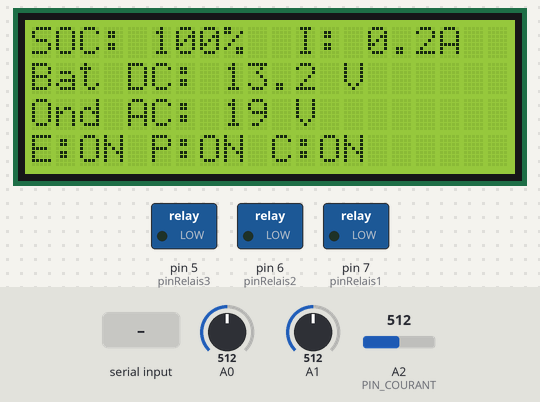
A sketch run on a simulated Arduino Mega 2560, built with avr-gcc and run on an emulated ATmega2560. Parts: 20×4 character LCD, switched loads named in the sketch (green lamp = pin HIGH). Inputs (shaded band) come from the test bench; at power-on: A0 = 512, A1 = 512, A2 (PIN_COURANT) = 512.

Above: at 1.2 s.
1.3 s: A0 set to 375
At 2.17 s:
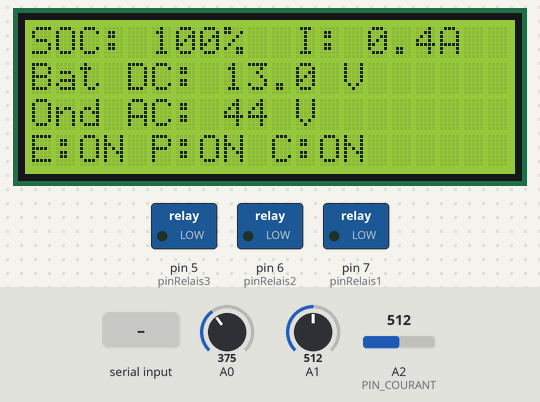
3.8 s: A0 set to 347
At 4.85 s:
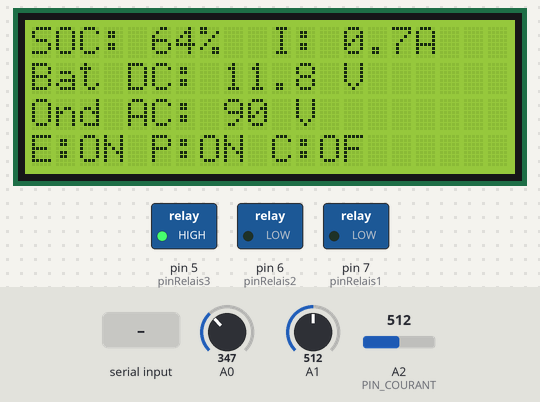
6.8 s: A0 set to 498
At 7.53 s:
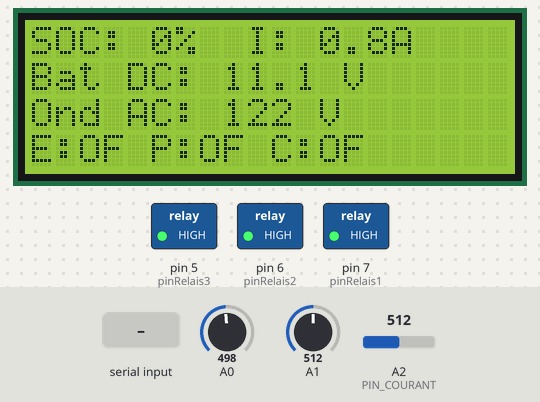
9.2 s: A0 set to 526
At 10.22 s:
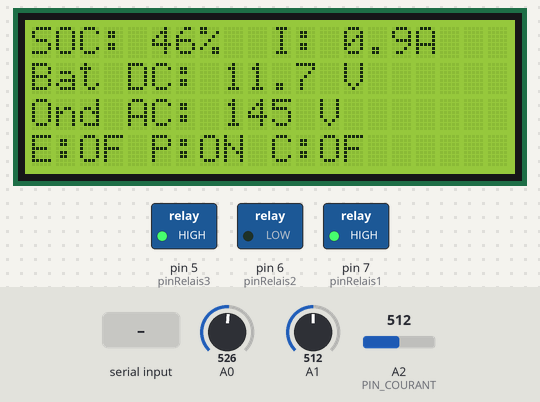
12.2 s: "R2:\n" received over the second serial link
At 12.9 s:
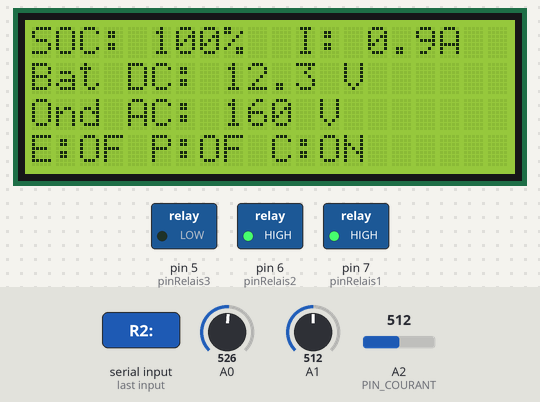
15.2 s: "AUTO\n" received over the second serial link
At 15.98 s:
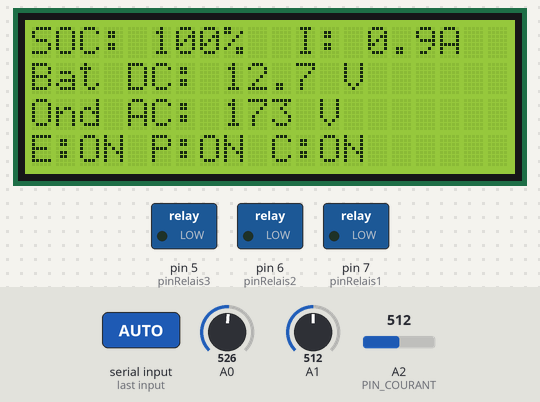
Timing chart, 0 to 18.2 s (numbered marks = the images above; inputs shaded):
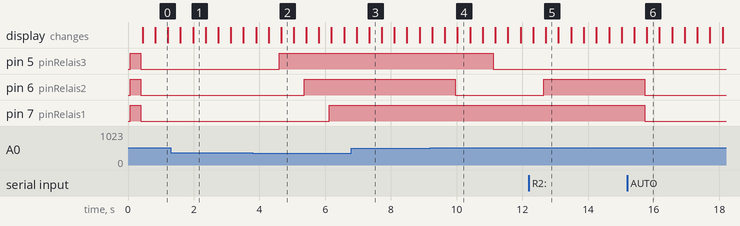

Measured:
- the behaviour switches between 359 and 358 on A0 (found by bisection; images 1 and 2)
- the behaviour switches between 507 and 508 on A0 (found by bisection; images 3 and 4)
- after the input at 3.8 s, pin 5 (pinRelais3): LOW → HIGH after 0.80 s instead of 1.2 s; pin 6 (pinRelais2): LOW → HIGH after 1.6 s instead of 1.9 s; pin 7 (pinRelais1): LOW → HIGH after 2.3 s
- after the input at 9.2 s, pin 5 (pinRelais3): HIGH → LOW after 1.9 s; pin 6 (pinRelais2): HIGH → LOW after 0.76 s instead of 1.1 s
- after the input at 12.2 s, pin 6 (pinRelais2): LOW → HIGH after 0.45 s; the display: first differs from a run without the input after 0.52 s (image 5)
- after the input at 15.2 s, pin 6 (pinRelais2), pin 7 (pinRelais1): HIGH → LOW after 0.53 s; the display: first differs from a run without the input after 0.58 s (image 6)

The sketch:

arduino.ino
```cpp
#include <Wire.h>
#include <LiquidCrystal_I2C.h>

LiquidCrystal_I2C lcd(0x27, 20, 4);

#define A0_OFFSET      0.25
#define A0_FACTEUR     5.88
#define AC_CALIBRATION 0.85
#define OFFSET_CENTRE  280

// NOUVELLES CONSTANTES COURANT
#define PIN_COURANT    A2
#define OFFSET_COURANT 2.44 // Ta valeur mesurée au multimètre
#define SENSIBILITE    0.066 // 66mV/A pour le modèle 30A (valeur standard ACS712)

const int pinRelais1 = 7, pinRelais2 = 6, pinRelais3 = 5;
int forceRelais[3] = {0, 0, 0};

float vbatLisse = 0.0;
float vacLisse = 0.0;
float courantLisse = 0.0; // Variable pour lissage courant

String cmdBuffer = "";
unsigned long t_envoi = 0;

void setup() {
  Serial1.begin(115200);
  lcd.init(); lcd.backlight();
  pinMode(pinRelais1, OUTPUT);
  pinMode(pinRelais2, OUTPUT);
  pinMode(pinRelais3, OUTPUT);
  digitalWrite(pinRelais1, HIGH);
  digitalWrite(pinRelais2, HIGH);
  digitalWrite(pinRelais3, HIGH);
}

void loop() {
  lireCommandesESP32();

  // 1. Lecture avec Lissage
  float rawVbat = lireTensionDC();
  float rawVac = lireTensionAC();
  float rawCourant = lireCourant();

  if (vbatLisse == 0) vbatLisse = rawVbat;
  vbatLisse = (vbatLisse * 0.95) + (rawVbat * 0.05);
  vacLisse = (vacLisse * 0.95) + (rawVac * 0.05);
  courantLisse = (courantLisse * 0.90) + (rawCourant * 0.10); // Lissage spécifique courant

  int soc = map(constrain((int)(vbatLisse * 100), 1120, 1220), 1120, 1220, 0, 100);

  gererRelais(soc);

  // 2. Affichage LCD
  lcd.setCursor(0, 0); lcd.print("SOC: "); lcd.print(soc); lcd.print("%  I: "); lcd.print(abs(courantLisse), 1); lcd.print("A ");
  lcd.setCursor(0, 1); lcd.print("Bat DC: "); lcd.print(vbatLisse, 1); lcd.print(" V   ");
  lcd.setCursor(0, 2); lcd.print("Ond AC: "); lcd.print((int)vacLisse); lcd.print(" V   ");
  lcd.setCursor(0, 3);
  lcd.print("E:"); lcd.print(digitalRead(pinRelais1) == LOW ? "ON " : "OF ");
  lcd.print("P:"); lcd.print(digitalRead(pinRelais2) == LOW ? "ON " : "OF ");
  lcd.print("C:"); lcd.print(digitalRead(pinRelais3) == LOW ? "ON " : "OF ");

  // 3. Transmission ESP32 (Trame avec courant ajouté à la fin)
  if (millis() - t_envoi >= 800) {
    t_envoi = millis();
    Serial1.print("<");
    Serial1.print(soc);               Serial1.print(";");
    Serial1.print(vbatLisse, 1);       Serial1.print(";");
    Serial1.print((int)vacLisse);      Serial1.print(";");
    Serial1.print(digitalRead(pinRelais1) == LOW ? 1 : 0); Serial1.print(";");
    Serial1.print(digitalRead(pinRelais2) == LOW ? 1 : 0); Serial1.print(";");
    Serial1.print(digitalRead(pinRelais3) == LOW ? 1 : 0); Serial1.print(";");
    Serial1.print(abs(courantLisse), 2);   // Valeur Courant ajoutée
    Serial1.println(">");
  }
}

// NOUVELLE FONCTION COURANT
float lireCourant() {
  float tensionAnalog = 0;
  for (int i = 0; i < 50; i++) {
    tensionAnalog += analogRead(PIN_COURANT) * (5.0 / 1023.0);
    delay(2);
  }
  float tensionMoyenne = tensionAnalog / 50.0;
  // Calcul : (Tension mesurée - Offset) / Sensibilité
  return (tensionMoyenne - OFFSET_COURANT) / SENSIBILITE;
}

// [Garder les autres fonctions (lireCommandesESP32, gererRelais, etc.) inchangées]
void lireCommandesESP32() {
  while (Serial1.available()) {
    char c = Serial1.read();
    if (c == '\n') {
      cmdBuffer.trim();
      if (cmdBuffer.startsWith("R1:")) forceRelais[0] = (cmdBuffer.substring(3).toInt() == 1) ? 1 : 2;
      if (cmdBuffer.startsWith("R2:")) forceRelais[1] = (cmdBuffer.substring(3).toInt() == 1) ? 1 : 2;
      if (cmdBuffer.startsWith("R3:")) forceRelais[2] = (cmdBuffer.substring(3).toInt() == 1) ? 1 : 2;
      if (cmdBuffer.startsWith("AUTO")) { forceRelais[0]=0; forceRelais[1]=0; forceRelais[2]=0; }
      cmdBuffer = "";
    }
    else if (c != '\r') { cmdBuffer += c; if (cmdBuffer.length() > 20) cmdBuffer = ""; }
  }
}

void gererRelais(int soc) {
  if (soc < 65) forceRelais[2] = 0;
  digitalWrite(pinRelais3, (forceRelais[2] == 0) ? (soc > 70 ? LOW : HIGH) : (forceRelais[2] == 1 ? LOW : HIGH));
  if (soc < 35) forceRelais[1] = 0;
  digitalWrite(pinRelais2, (forceRelais[1] == 0) ? (soc > 40 ? LOW : HIGH) : (forceRelais[1] == 1 ? LOW : HIGH));
  if (soc < 5) forceRelais[0] = 2;
  digitalWrite(pinRelais1, (forceRelais[0] == 0) ? (soc > 10 ? LOW : HIGH) : (forceRelais[0] == 1 ? LOW : HIGH));
}

float lireTensionDC() {
  float somme = 0;
  for (int i = 0; i < 100; i++) somme += analogRead(A0);
  float tension = ((somme / 100.0) * (5.0 / 1023.0) - A0_OFFSET) * A0_FACTEUR;
  return (tension < 0) ? 0 : tension;
}

float lireTensionAC() {
  unsigned long sommeCarres = 0;
  int n = 0;
  unsigned long debut = millis();
  while (millis() - debut < 200) {
    int v = analogRead(A1) - OFFSET_CENTRE;
    sommeCarres += (long)v * v;
    n++;
  }
  return sqrt((float)sommeCarres / n) * AC_CALIBRATION;
}
```
